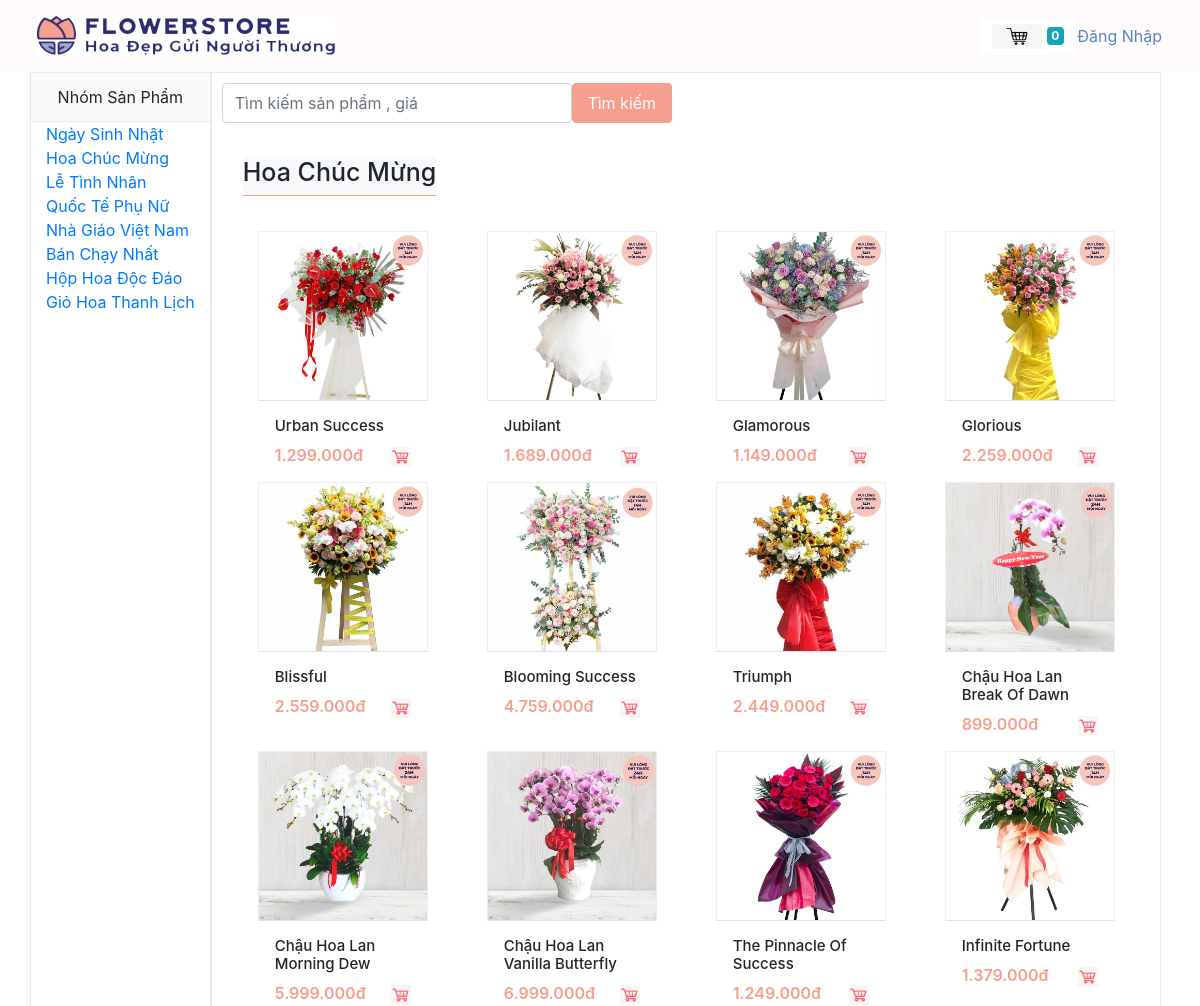
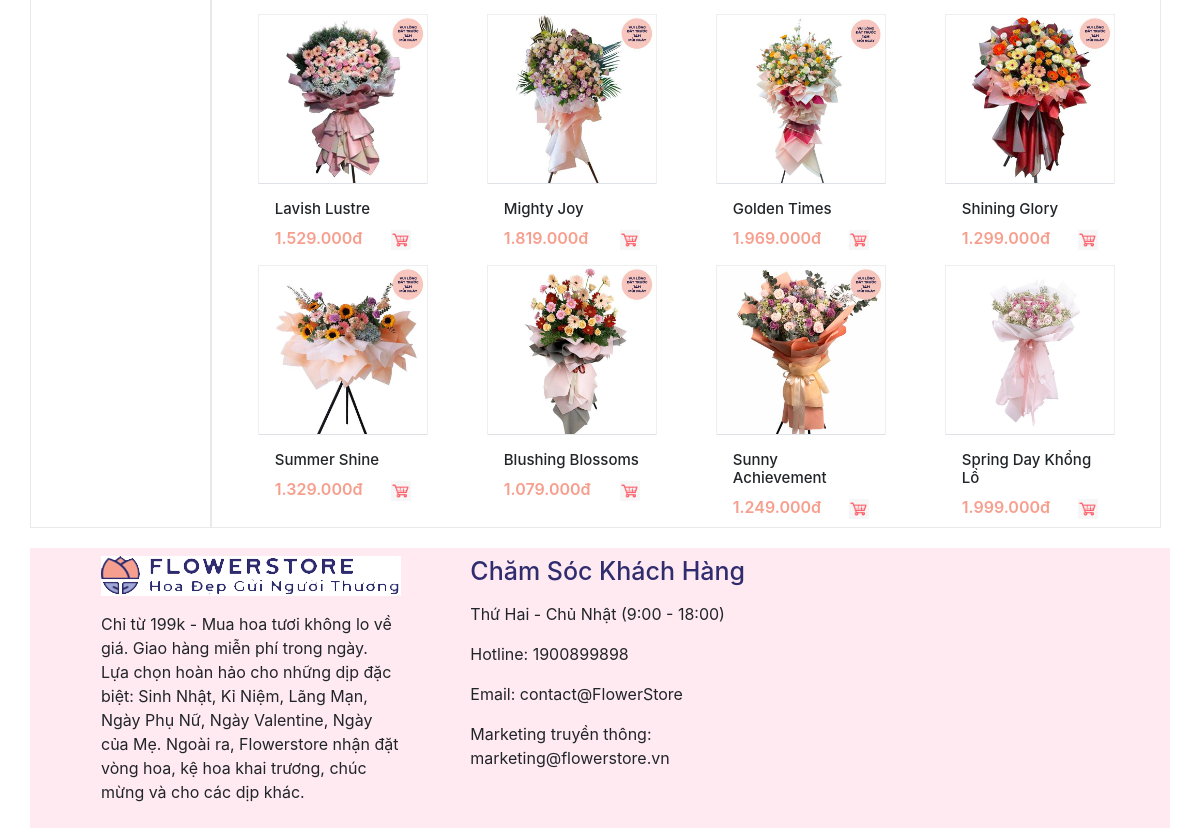
Screenshot of /Category.php?id_category=2 with the database file from the repository (2 pictures, top to bottom).
### tables this page shows
CREATE TABLE `category` (
  `id_category` int(11) NOT NULL,
  `name` varchar(50) NOT NULL,
  `created_at` datetime DEFAULT NULL,
  `updated_at` datetime DEFAULT NULL
);

CREATE TABLE `products` (
  `id_product` int(11) NOT NULL,
  `id_category` int(11) DEFAULT NULL,
  `title` varchar(250) DEFAULT NULL,
  `price` float DEFAULT NULL,
  `content` longtext DEFAULT NULL,
  `thumbnail` varchar(500) DEFAULT NULL,
  `created_at` datetime DEFAULT NULL,
  `updated_at` datetime DEFAULT NULL
);

### db/dbhelper.php (called while the page is built, shortened)
<?php
function executeResult($sql, $onlyOne = false) {
	$conn = mysqli_connect(HOST, USERNAME, PASSWORD, DATABASE);
	mysqli_set_charset($conn, 'utf8');
	$resultset = mysqli_query($conn, $sql);
	$data = [];
	if($onlyOne) {
		$data = mysqli_fetch_array($resultset, 1);
	} else {
		$data = [];
		while(($row = mysqli_fetch_array($resultset, 1)) != null) {
			$data[] = $row;
		}
	}
	return $data;
}

### untils/utility.php (called while the page is built, shortened)
<?php
function removeSpecialCharacter($str) {
	$str = str_replace('\\', '\\\\', $str);
	$str = str_replace('\'', '\\\'', $str);
	return $str;
}
function getGet($key) {
	$value = '';
	if(isset($_GET[$key])) {
		$value = $_GET[$key];
	}
	return removeSpecialCharacter($value);
}

### Category.php (the view, shortened to what this page needs)
 <?php
 require_once('db/dbhelper.php');
 require_once('untils/utility.php');
 include_once('layout/header.php');
 include_once('layout/sidebar.php');
 ?>
 <div class=" sidebar-box col-md-10"  >
      <form class="row" style="padding: 10px" method="get">
    <div class="form-group" >
      <input class="form-control" type="text" name="search" placeholder="Tìm kiếm sản phẩm , giá" style="height:40px;width:350px" >
    </div>
    <div>
     <button class="btn bg-pink text-white " type="submit" name="submit"style="height:40px;width:100px">Tìm kiếm</button>
    </div>
  </form>
   <div class=" navbar ">
     <?php
     $id = getGet('id_category');
     if (isset($id) ) {
      if ($id > 0) {
       $BanChay = executeResult('select * from category where id_category= '.$id,true);
       ?>
       <h3 class="bg-light  section-title-1" style="font-size: 25px"><span class="text-body"><?=$BanChay['name']?></span></h3>
       <div class="tab-pane">
        <div class="row">
         <?php
         $cate = executeResult('select * from products where id_category='.$_GET['id_category']);
         foreach ($cate as $item) {
           echo '<div class="col-md-3 col-9 " >
           <ul class="zoom">
             <div class="product-box-2 h-100 position-relative ">
               <a class="h-100 w-100" href="Details.php?id_product='.$item['id_product'].'">
               <img  src="upload/images/'.$item['thumbnail'].'" alt="hover" style="width:100%" />
               </a>
               <div class="p-3 border-top" >
                 <h2 class=" " style="font-size:15px">'.$item['title'].'</h2>
                 <div class="align-items-end  w-100" >
                   <div class="float-left flex-grow-1 price-box">
                     <div class="strong-600 d-lg-block product-price" style="color: #f79f8e">
                     '.number_format($item['price'],0,',','.').'đ
                     </div>
                     </div>
                     <div class="float-right d-lg-blockk">
                     <i class=""><img src="upload/images/logocart.png" style="width: 20px; hight: 20px"/></i>
                     </div>
                 </div>
               </div>
             </div>
           </ul>
           </div>  ';
         }
         ?>
       </div>
     </div>
     <?php
   }
 }
 ?>
</div>
</div>
<div style="padding: 10px"></div>
<?php
include_once('layout/footer.php');
?>

### layout/sidebar.php (shortened to what this page needs)
<div class="container">
<div class="row">
	<div class="bg-white sidebar-box md-3">
		<div class="box-title text-center">
			Nhóm Sản Phẩm
		</div>
		<div class="">
			<?php
			$categoryAll = executeResult('select * from category ');
			foreach ($categoryAll as $item) {
				echo '<div class="col-md-12 ">
				<a href="Category.php?id_category='.$item['id_category'].'">'.$item['name'].'</a>
				</div>';
			}
			?>
		</div>
	</div>

### rows the page displays
category: name "Ngày Sinh Nhật"
category: name "Hoa Chúc Mừng"
category: name "Lễ Tình Nhân"
category: name "Quốc Tế Phụ Nữ"
category: name "Nhà Giáo Việt Nam"
category: name "Bán Chạy Nhất"
category: name "Hộp Hoa Độc Đáo"
category: name "Giỏ Hoa Thanh Lịch"
products: thumbnail (picture), title "Urban Success", price "1.299.000"
products: thumbnail (picture), title "Jubilant", price "1.689.000"
products: thumbnail (picture), title "Glamorous", price "1.149.000"
products: thumbnail (picture), title "Glorious", price "2.259.000"
products: thumbnail (picture), title "Blissful", price "2.559.000"
products: thumbnail (picture), title "Blooming Success", price "4.759.000"
products: thumbnail (picture), title "Triumph", price "2.449.000"
products: thumbnail (picture), title "Chậu Hoa Lan Break Of Dawn", price "899.000"
products: thumbnail (picture), title "Chậu Hoa Lan Morning Dew", price "5.999.000"
products: thumbnail (picture), title "Chậu Hoa Lan Vanilla Butterfly", price "6.999.000"
products: thumbnail (picture), title "The Pinnacle Of Success", price "1.249.000"
products: thumbnail (picture), title "Infinite Fortune", price "1.379.000"
products: thumbnail (picture), title "Lavish Lustre", price "1.529.000"
products: thumbnail (picture), title "Mighty Joy", price "1.819.000"
products: thumbnail (picture), title "Golden Times", price "1.969.000"
products: thumbnail (picture), title "Shining Glory", price "1.299.000"
products: thumbnail (picture), title "Summer Shine", price "1.329.000"
products: thumbnail (picture), title "Blushing Blossoms", price "1.079.000"
products: thumbnail (picture), title "Sunny Achievement", price "1.249.000"
products: thumbnail (picture), title "Spring Day Khổng Lồ", price "1.999.000"

### other values shown
$count "0"
